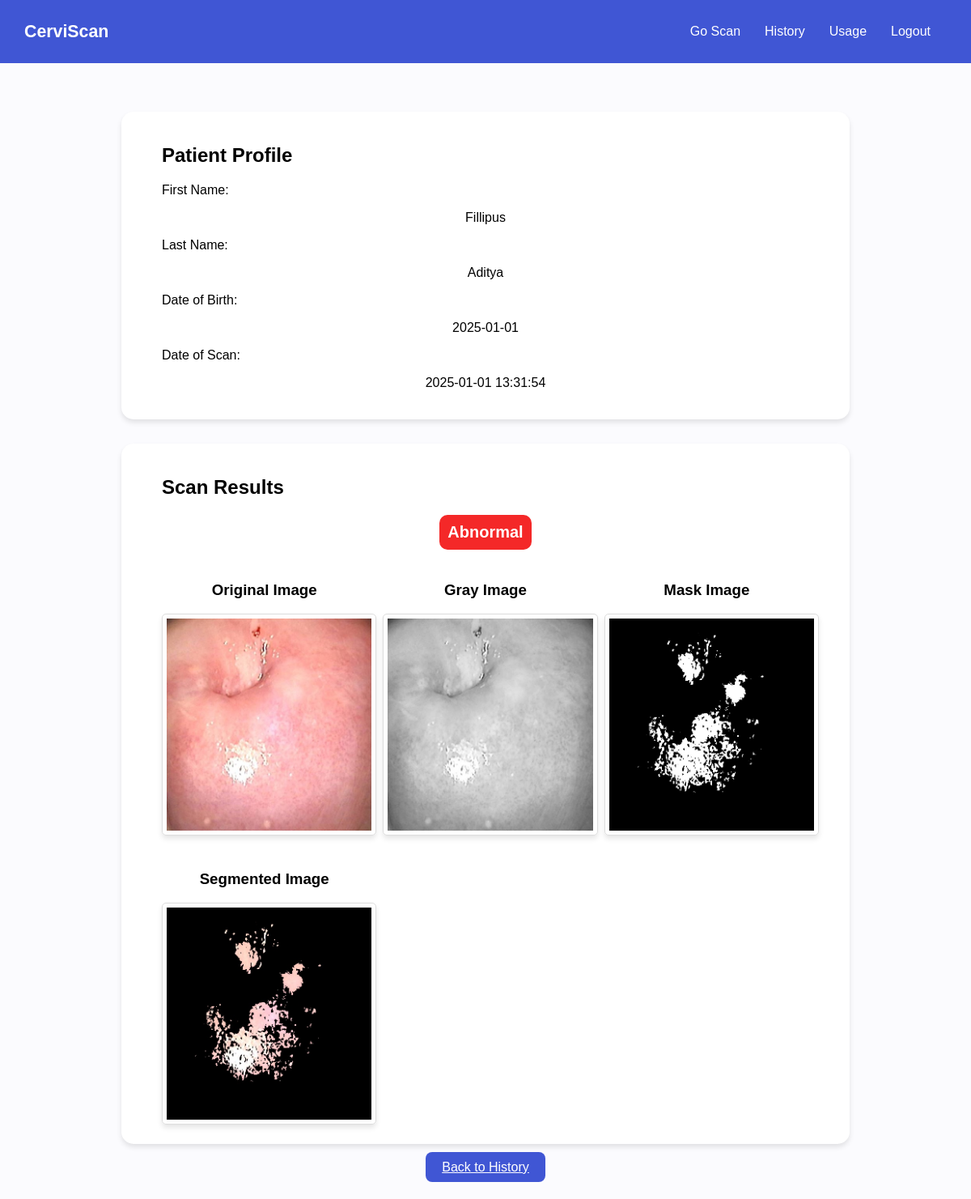
/history/1 (signed in), run on the app's committed database.
### app.py (models this page shows)
class History(db.Model):
    id = db.Column(db.Integer, primary_key=True)
    user_id = db.Column(db.Integer, db.ForeignKey('users.id'), nullable=False)
    name = db.Column(db.String(250), nullable=False)
    dob = db.Column(db.String(50), nullable=False)
    original = db.Column(db.String(250), nullable=False)
    gray = db.Column(db.String(250), nullable=False)
    mask = db.Column(db.String(250), nullable=False)
    segmented = db.Column(db.String(250), nullable=False)
    features = db.Column(db.PickleType, nullable=False)
    prediction = db.Column(db.String(250), nullable=False)
    date = db.Column(db.DateTime, default=datetime.utcnow)

### app.py (the view)
@app.route('/history/<int:id>', methods=['GET'])
@login_required
def history_detail(id):
    entry = History.query.get_or_404(id)
    if entry.user_id != current_user.id:
        flash("You are not authorized to view this entry", "danger")
        return redirect(url_for('history_page'))
    return render_template('detail.html', entry=entry)

### app.py (called while the page is built)
@login_manager.user_loader
def loader_user(user_id):
    return Users.query.get(user_id)

### templates/detail.html (shortened to what this page needs)
{% extends 'base.html' %} {% block title %}Patient Detail{% endblock %} {% block
content %}
<div class="container">
    <div class="card">
        <h2 class="title">Patient Profile</h2>
        <div class="form-group">
            <label>First Name:</label>
            <p>{{ entry.name.split(' ')[0] }}</p>
        </div>
        <div class="form-group">
            <label>Last Name:</label>
            <p>{{ entry.name.split(' ')[1] }}</p>
        </div>
        <div class="form-group">
            <label>Date of Birth:</label>
            <p>{{ entry.dob }}</p>
        </div>
        <div class="form-group">
            <label>Date of Scan:</label>
            <p>{{ entry.date.strftime('%Y-%m-%d %H:%M:%S') }}</p>
        </div>
    </div>
    <div class="card">
        <h2 class="title">Scan Results</h2>
        {% if entry.prediction == 0 %}
        <div
            class="prediction-tag"
            style="background-color: rgb(40, 244, 40); color: white"
        >
            <p>Normal</p>
        </div>
        {% else %}
        <div
            class="prediction-tag"
            style="background-color: rgb(244, 40, 40); color: white"
        >
            <p>Abnormal</p>
        </div>
        {% endif %}
        <div class="result-section">
            <div class="result-item">
                <h3>Original Image</h3>
                <img src="../static/uploads\\{{entry.original.split("\\")[-1]}}"
                alt="Original Image of the Patient" />
            </div>
            <div class="result-item">
                <h3>Gray Image</h3>
                <img src="../static/processed\\{{entry.gray.split("\\")[-1]}}"
                alt="Grayscale Image" />
            </div>
            <div class="result-item">
                <h3>Mask Image</h3>
                <img src="../static/processed\\{{entry.mask.split("\\")[-1]}}"
                alt="Mask Image" />
            </div>
            <div class="result-item">
                <h3>Segmented Image</h3>
                <img
                src="../static/processed\\{{entry.segmented.split("\\")[-1]}}"
                alt="Segmented Image" />
            </div>
        </div>
    </div>
    <div class="navigation-buttons">
        <a href="/history" class="btn btn-secondary">Back to History</a>
    </div>
</div>
{% endblock %}

### static/styles/styles.css (style rules this page uses)
body { margin: 0; font-family: Arial, sans-serif; background: #fbfbfe; }
.container { display: flex; flex-direction: column; align-items: center; padding: 30px; }
.card { width: 100%; max-width: 800px; margin-top: 30px; padding: 20px 50px; background-color: #ffffff; box-shadow: 0px 4px 6px rgba(0, 0, 0, 0.1); border-radius: 15px; }
.title { font-size: 24px; font-weight: bold; margin-bottom: 20px; text-align: left; }
.form-group { margin-bottom: 15px; }
.form-group label { display: block; font-size: 16px; margin-bottom: 10px; text-align: left; }
.btn { padding: 10px 20px; font-size: 16px; color: #ffffff; background-color: #4056d4; border: none; border-radius: 8px; cursor: pointer; }
.result-section { display: flex; flex-wrap: wrap; gap: 20px; }
.result-section div { flex: 1 1 calc(25% - 20px); text-align: center; }
.result-section img { width: 100%; max-width: 200px; border-radius: 10px; box-shadow: 0px 4px 6px rgba(0, 0, 0, 0.1); }
.prediction-tag { width: fit-content; border-radius: 10px; padding: 10px 10px; }
.prediction-tag p { font-size: 20px; text-align: center; color: white; font-weight: bold; margin: 0; }

### templates/detail.html (style rules this page uses)
.result-section { display: grid; grid-template-columns: repeat(auto-fit, minmax(200px, 1fr)); gap: 20px; margin-top: 20px; }
.result-item img { max-width: 100%; border: 1px solid #ddd; border-radius: 5px; padding: 5px; }
.navigation-buttons { margin-top: 20px; text-align: center; }
.navigation-buttons .btn { margin: 0 10px; }

### data on the page
History: name "Fillipus", name "Aditya", dob "2025-01-01", date "2025-01-01 13:31:54"
